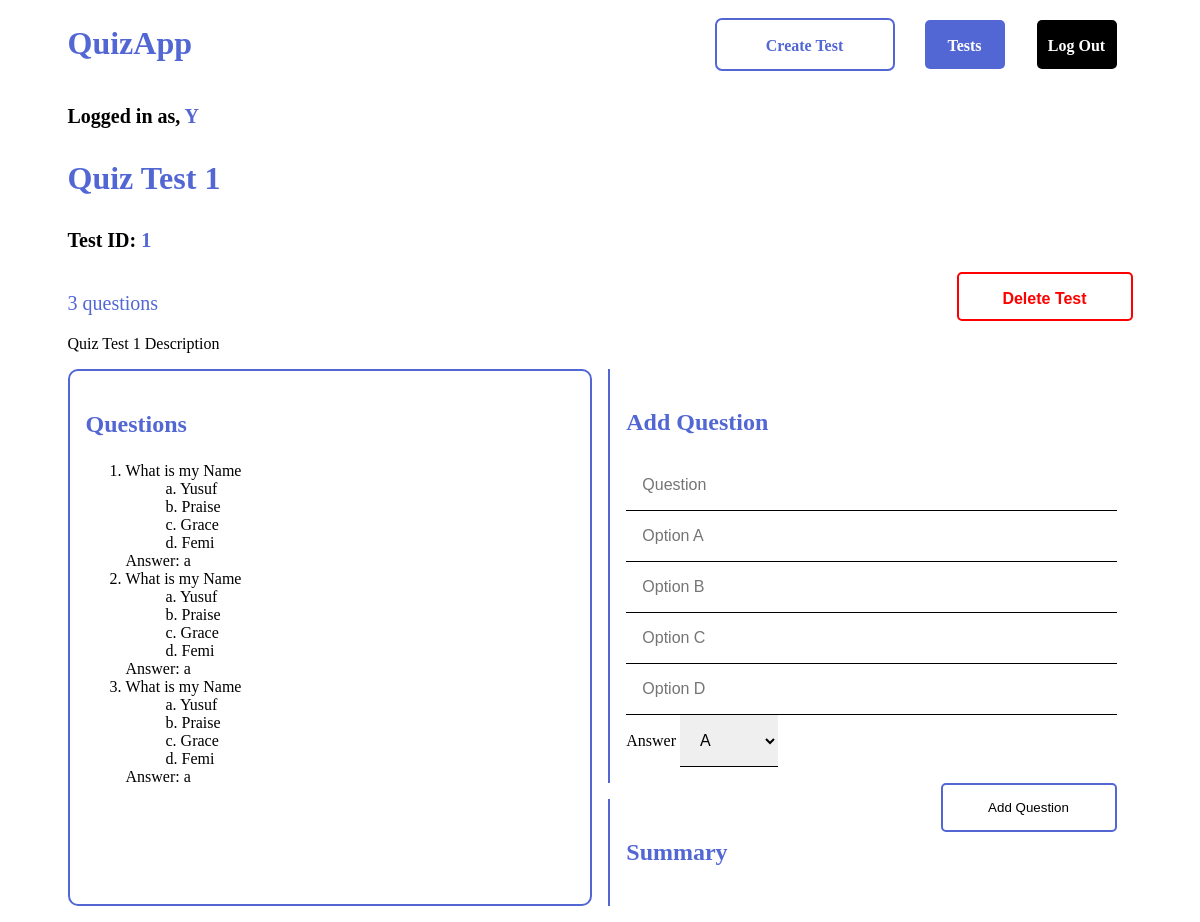
The page /tests/1 (signed in) on the database as committed earlier.
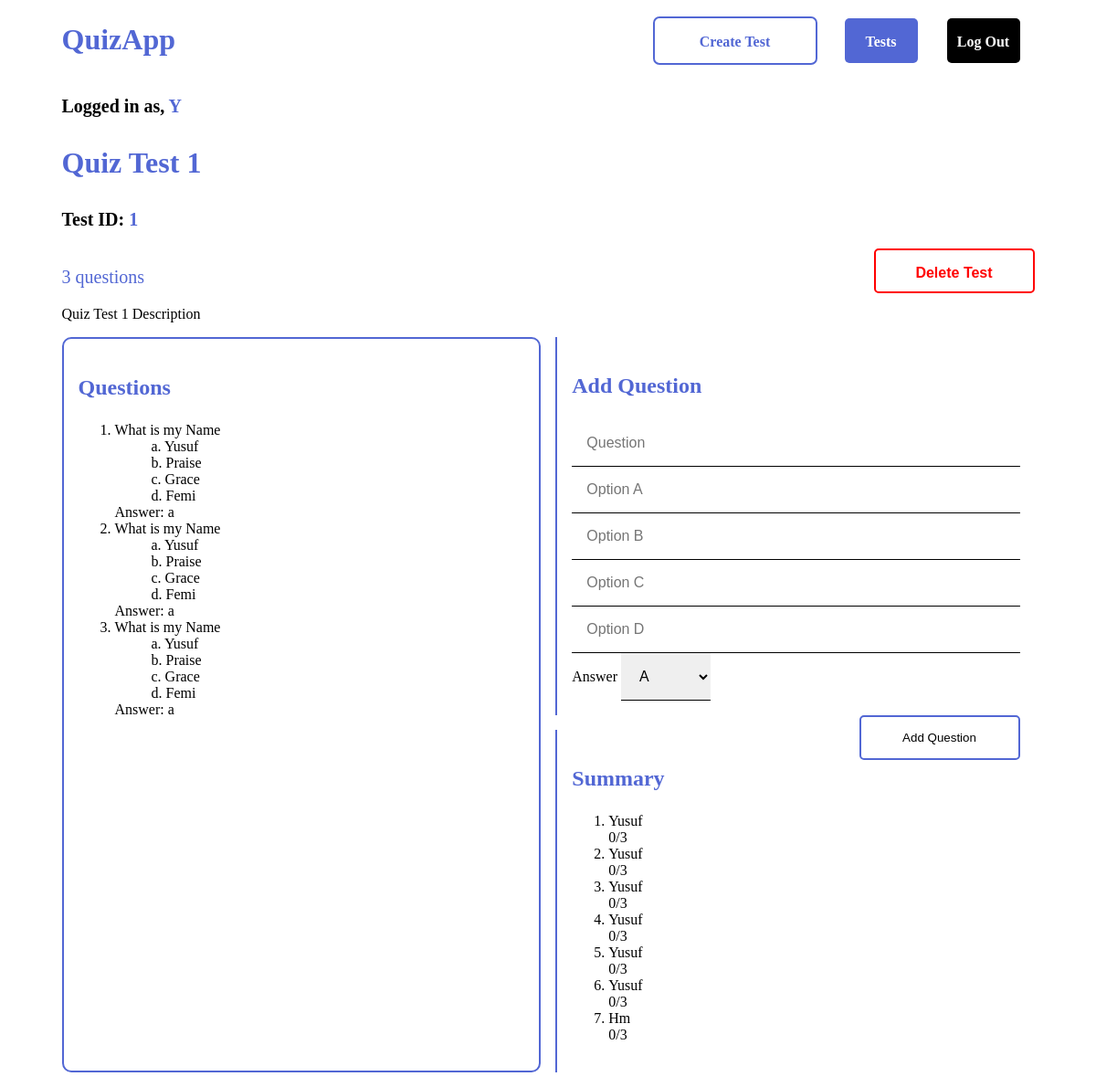
The same page on the database as committed later.
### QuizApp/models.py (models this page shows)
class User(AbstractUser):
    pass

class Quiz(models.Model):
    user = models.ForeignKey(User, on_delete=models.CASCADE)
    title = models.CharField(max_length=200)
    description = models.CharField(max_length=1000)

class Question(models.Model):
    quiz = models.ForeignKey(Quiz, on_delete=models.CASCADE)
    question = models.CharField(max_length=1000)
    option_a = models.CharField(max_length=1000)
    option_b = models.CharField(max_length=1000)
    option_c = models.CharField(max_length=1000)
    option_d = models.CharField(max_length=1000)

class Answer(models.Model):
    question = models.OneToOneField(Question, on_delete=models.CASCADE, primary_key=True)
    answer = models.CharField(max_length=1)
    def __str__(self):
        return f"{self.answer}" #"{self.question.question} \nA. {self.question.option_a}\nB. {self.question.option_b}\nC. {self.question.option_c}\nD. {self.question.option_d}\n Answer: {self.answer}"

class Respondance(models.Model):
    quiz = models.ForeignKey(Quiz, on_delete=models.CASCADE)
    responder = models.CharField(max_length=20)
    score = models.IntegerField()

### QuizApp/views.py (the view)
# urls.py: path("tests", views.index, name="index"),
@login_required(login_url='/login')
def tests(request, test_id):
    quiz = Quiz.objects.get(id=test_id)
    availableQuestions = len(Question.objects.filter(quiz=quiz))
    if request.method == "POST":
        try:
            question = request.POST["question"]
            option_a = request.POST["option_a"]
            option_b = request.POST["option_b"]
            option_c = request.POST["option_c"]
            option_d = request.POST["option_d"]
            qstn = Question.objects.create(quiz=quiz, question=question, option_a=option_a, option_b=option_b, option_c=option_c, option_d=option_d)
            qstn.save()
        except ValueError:
            return render(request, "quizapp/test.html", {
                "test": Quiz.objects.get(id=test_id),
            })
        answer = request.POST["answer"]
        qstnAns = Answer.objects.create(question=qstn, answer=answer)
        qstnAns.save()
        return HttpResponseRedirect("/tests/" + str(test_id))
    else:
        questions = Question.objects.filter(quiz=quiz)
        responders = Respondance.objects.filter(quiz=quiz)
        return render(request, "quizapp/test.html", {
            "questions": questions,
            "test": quiz,
            "noq": availableQuestions,
            "responders": responders,
        })

### QuizApp/templates/QuizApp/test.html (shortened to what this page needs)
{% extends "quizapp/layout.html" %}
{%load static%}
{% block body %}
    <p class="s1">Logged in as, <span>{{user}}</span></p>
    <p class="title">{{test.title}}</p>
    <p class="s1">Test ID: <span>{{test.id}}</span></p>
    <div class="flexme">
        <div>
            <p class="s2">{{noq}} questions</p>
            <p class="s3">{{test.description}}</p>
        </div>
        <form action="{% url 'delete' test.id %}" method="post">
            <input class="del" type="submit" value="Delete Test">
        </form>
    </div>
    <div class="flexme">
        <div class="flexme-left">
            <h3>Questions</h3>
            <ol>
                {% for question in questions%}
                    <li>{{question.question}}</li>
                    <ul>
                        <li>a. {{question.option_a}}</li>
                        <li>b. {{question.option_b}}</li>
                        <li>c. {{question.option_c}}</li>
                        <li>d. {{question.option_d}}</li>
                    </ul>
                    <span>Answer: {{question.answer}}</span>
                {% endfor %}
            </ol>
        </div>
        <div class="flexme-right">
            <div class="right-top">
                <form action="{% url 'tests' test.id %}" method="post">
                    <h3>Add Question</h3>
                    <div id ="test-question-input" class="test-question-input">
                            <input type="text" name="question" id="" placeholder="Question" required>
                            <input type="text" name="option_a" id="" placeholder="Option A">
                            <input type="text" name="option_b" id="" placeholder="Option B">
                            <input type="text" name="option_c" id="" placeholder="Option C">
                            <input type="text" name="option_d" id="" placeholder="Option D">
                            <label for="answer">Answer</label>
                            <select id="answer" name="answer" required>
                            <option value="a">A</option>
                            </select>
                    </div>
                    <input class="btn" type="submit" value="Add Question">
                </form>
            </div>
            <div class="right-bottom">
                <h3>Summary</h3>
                <ol>
                    {% for responder in responders %}
                        <li>{{responder.responder}}</li>
                        <span>{{responder.score}}/{{noq}}</span>
                    {% endfor %}
                </ol>
            </div>
        </div>
    </div>
{% endblock %}

### QuizApp/templates/QuizApp/layout.html (shortened to what this page needs)
<!DOCTYPE html>
<html lang="en">
    <head>
        {% load static %}
        <link rel="stylesheet" type="text/css" href="{% static 'quizapp/css/style.css' %}">
    </head>
    <body>
        <nav class="nav-container">
            <h3><a class="quizapp" href="{% url 'index' %}">QuizApp</a></h3>
            <div class="nav-nav">
                {% if user.is_authenticated %}
                    <div class="nav-item button-take-test">
                        <a href="{% url 'createtest' %}">Create Test</a>
                    </div>
                    <div class="nav-item button-login">
                        <a href="{% url 'index' %}">Tests</a>
                    </div>
                    <div class="nav-item button-signup">
                        <a href="{% url 'logout' %}">Log Out</a>
                    </div>
                {% else %}
                    <div class="nav-item button-take-test">
                        <a href="{% url 'takequiz' %}">Take Test</a>
                    </div>
                    {%block nav%}
                    {%endblock%}
                {% endif %}
            </div>
        </nav>
        {% block body %}
        {% endblock %}
    </body>
</html>

### static/QuizApp/css/style.css (style rules this page uses)
:root { --text: #131313; --bg: #F8F6F1; }
html { box-sizing: border-box; }
*, *:before, *:after { box-sizing: inherit; }
body { width: 88.75vw; margin: auto; background-color: #fff; color: #000; font-family: "Poppins"; overflow-x: hidden; }
.quizapp { font-weight: 600; font-size: 32px; line-height: 48px; color: #5267D4; text-decoration: none; }
.nav-container { display: flex; }
.nav-nav { display: flex; justify-content: flex-end; align-content: flex-end; align-self: flex-end; align-items: right; margin-left: auto; }
.nav-item a { text-decoration: none; color: #fff; font-weight: 600; font-size: 16px; line-height: 24px; }
.nav-item { margin: 16px; border-radius: 5px; }
.button-take-test { background-color: #fff; outline: #5267D4 2px solid; width: 176px; height: 49px; }
.button-take-test > a { color: #5267D4; text-align: center; display: block; margin-top: 14px; }
.button-login { background-color: #5267D4; outline: none; width: 80px; height: 49px; }
.button-login a { color: #fff; text-align: center; display: block; margin-top: 14px; }
.button-signup { background-color: #000; outline: none; width: 80px; height: 49px; }
.button-signup > a { color: #fff; text-align: center; display: block; margin-top: 14px; }
.s1 { font-weight: 600; font-size: 20px; }
.s1 span { color: #5267D4; }
.title { font-weight: 600; font-size: 32px; color: #5267D4; }
.s2 { font-weight: 500; font-size: 20px; color: #5267D4; }
.s3 { max-width: 752px; font-weight: 400; font-size: 16px; margin-bottom: 16px; }
.flexme { display: flex; justify-content: space-between; }
.del { color: #FF0000; text-align: center; background-color: #fff; padding: 16px; border-radius: 5px; outline: none; border: 2px solid #FF0000; width: 176px; height: 49px; box-sizing: border-box; font-weight: 600; font-size: 16px; }
.flexme-left { border: 2px solid #5267D4; border-radius: 10px; box-sizing: border-box; padding: 16px; width: 50%; margin-right: 16px; margin-bottom: 16px; }
.flexme-left h3 { font-weight: 600; font-size: 24px; color: #5267D4; }
.flexme-left ul li { list-style: none; margin: 0; padding: 0; }
.flexme-right { width: 50%; }
.right-top, .right-bottom { border-left: 2px solid #5267D4; border-radius: 0 10px 10px 0; box-sizing: border-box; padding: 16px; margin-bottom: 16px; }
.flexme-right h3 { font-weight: 600; font-size: 24px; color: #5267D4; }
.test-question-input input { border: 0; outline: 0; width: 100%; font-weight: 400; font-size: 16px; color: #000; box-sizing: border-box; padding: 16px; border-bottom: #000 1px solid; }
.test-question-input select { border: 0; outline: 0; width: 20%; font-weight: 400; font-size: 16px; color: #000; box-sizing: border-box; padding: 16px; border-bottom: #000 1px solid; }
.btn { background-color: #fff; outline: none; border-radius: 5px; border: #5267D4 2px solid; width: 176px; height: 49px; margin-top: 16px; float: right; }

Rows that differ between the two databases and show on the page:
added Respondance: responder "Yusuf", score "0", noq "3"
added Respondance: responder "Yusuf", score "0", noq "3"
added Respondance: responder "Yusuf", score "0", id "3"
added Respondance: responder "Yusuf", score "0", noq "3"
added Respondance: responder "Yusuf", score "0", noq "3"
added Respondance: responder "Yusuf", score "0", noq "3"
added Respondance: responder "Hm", score "0", noq "3"
